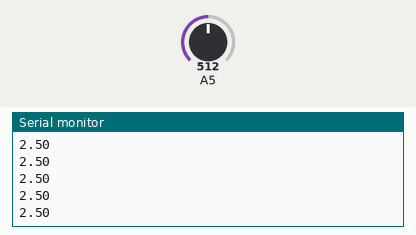
The sketch below on a simulated Arduino Uno, built with avr-gcc and run on an emulated ATmega328P. Parts: the last lines printed to the serial monitor. Inputs (shaded band) come from the test bench; at power-on: A5 = 512.

Above: at 1.2 s.
1.3 s: A5 set to 716
At 1.56 s:
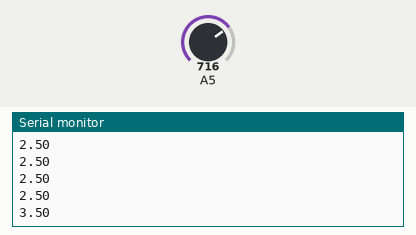
2.8 s: A5 set to 900
At 2.96 s:
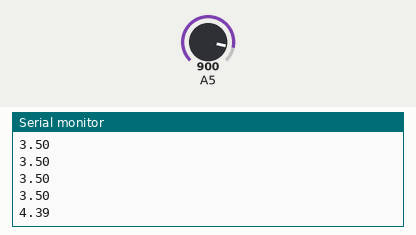
Timing chart, 0 to 5.8 s (numbered marks = the images above; inputs shaded):
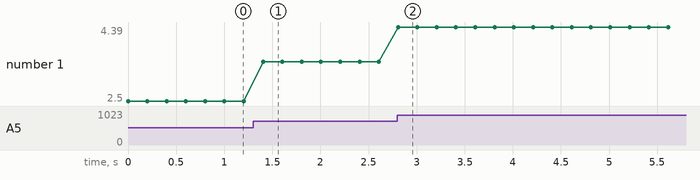

The sketch:

Arduino_Podstawy_Analog_1.ino
```cpp
int odczytanaWartosc = 0;
float napiecie = 0;

void setup() {
  Serial.begin(9600);

}

void loop() {
  odczytanaWartosc = analogRead(A5);
  napiecie = odczytanaWartosc * (5.0/1024.0);
  Serial.println(napiecie);
  delay(200);

}
```

Measured:
- after the input at 1.3 s, the serial monitor: prints a new line after 0.10 s (image 1)
- after the input at 2.8 s, the serial monitor: prints a new line at once (image 2)
- plotted number 1: 2.5 → 3.5 after the input at 1.3 s, 3.5 → 4.39 after the input at 2.8 s
